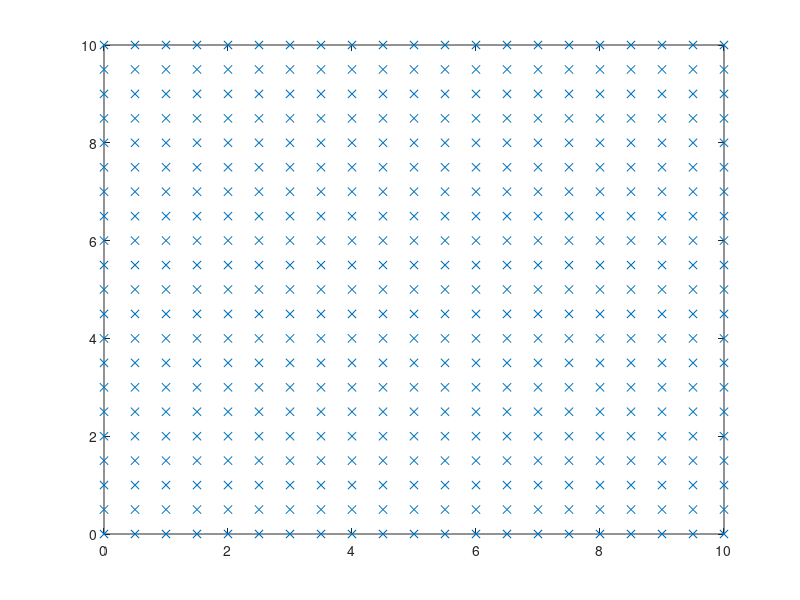

The MATLAB script that drew this image:
% TEST
clear all
close all
clearvars

global p dm ldata

% get data from plot
fig = figure;

% z = peaks;
% plot(z(:,30:35))

dm = 0.5;
dmax = 10;
x = 0:dm:dmax;
y = x;
n = 1;

for i = 1:length(x)
    xp = x(i);
    for j = 1:length(x)
        yp = y(j);
        p(n,:)=[n,xp,yp];
        n = n+1;
    end
end

plot(p(:,2),p(:,3),'x');
hold on

% dcm_obj = datacursormode(fig);
% 
% set(dcm_obj,'DisplayStyle','datatip',...
% 'SnapToDataVertex','off','Enable','on')

% set(findall(gca), 'HitTest', 'off')
set(gca, 'HitTest', 'on', 'ButtonDownFcn', @mouseClick)
set(get(gca,'Children'),'ButtonDownFcn', @mouseClick)
